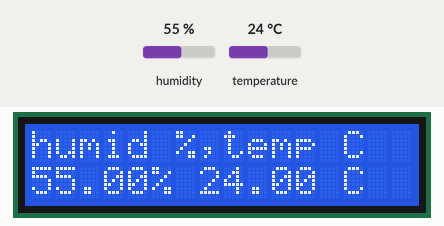
This sketch was run on a simulated Arduino Uno, built with avr-gcc and run on an emulated ATmega328P. Shown: 16×2 character LCD. The inputs (shaded band) are chosen by the test bench; at power-on: temperature 24 °C, humidity 55 %. What the sketch prints to the serial monitor is not drawn.

Above: at 2.7 s.
2.8 s: temperature set to 12 °C
At 7.5 s:
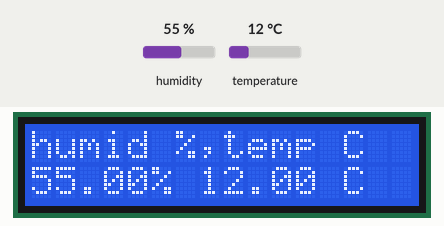
8.8 s: humidity set to 22 %
At 12.2 s:
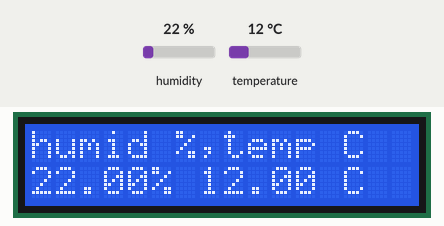
14.8 s: temperature set to 19 °C
At 17.0 s:
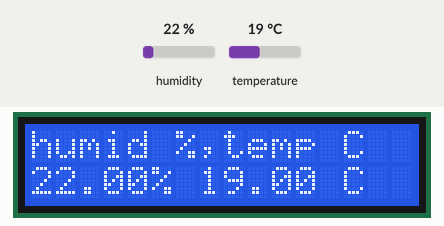
20.8 s: humidity set to 40 %
At 23.0 s:
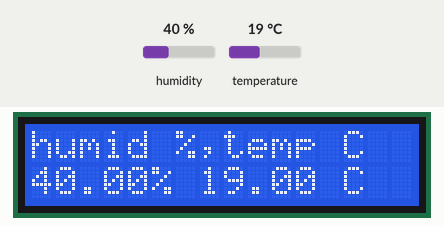
Timing chart, 0 to 24.5 s (numbered marks = the images above; inputs shaded):
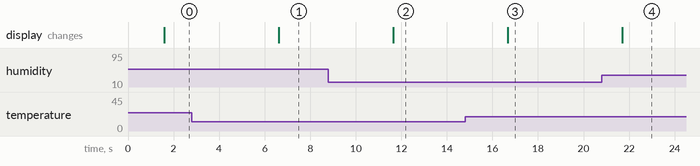

Measured:
- after the input at 2.8 s, the display: changes after 3.8 s (image 1)
- after the input at 8.8 s, the display: changes after 2.8 s (image 2)
- after the input at 14.8 s, the display: changes after 1.9 s (image 3)
- after the input at 20.8 s, the display: changes after 0.90 s (image 4)

The sketch:

sensoring.ino
```cpp
#include "dht.h"
#define dht_apin 2
#include <TimeLib.h>
#include <LiquidCrystal.h>

dht DHT;
LiquidCrystal lcd(7, 8, 9, 10, 11, 12);


void setup(){

  lcd.begin(16, 2);
  Serial.begin(9600);
  delay(500);
  Serial.println("DHT11 Humidity & temperature Sensor\n\n");
  Serial.println("Temp data: \n\n");
  delay(1000);
  lcd.print("humid %,temp C");

}//end "setup()"

void loop(){
  //Start of Program

    DHT.read11(dht_apin);
    Serial.print(DHT.temperature);
    lcd.setCursor(0, 1);
    lcd.print(DHT.humidity);
    lcd.print( "% ");
    lcd.print(DHT.temperature);
    lcd.print(" C");
    Serial.print(", ");

    delay(5000);


}// end loop()
```
